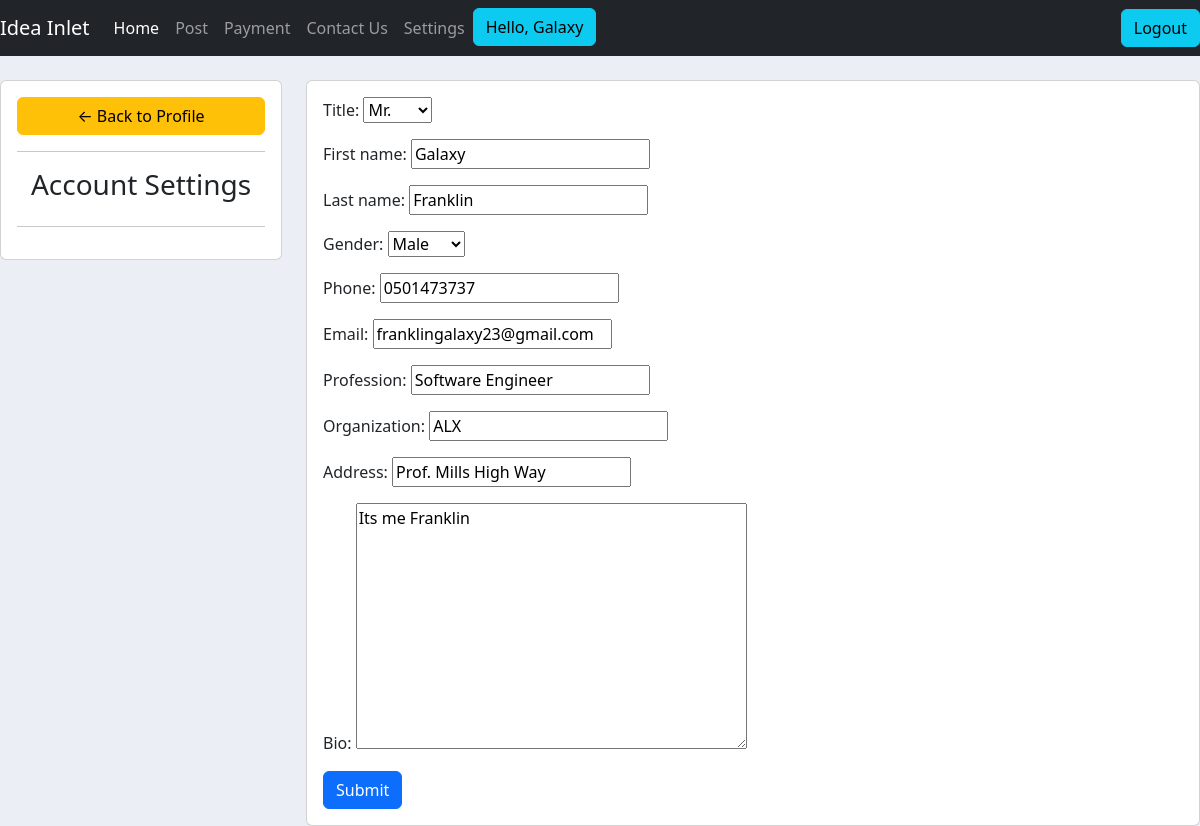
/account/ (signed in), run on the app's committed database.
### abstract/models.py (models this page shows, shortened)
class Author(models.Model):
    TITLE = (
        ("Mr.", "Mr."),
        ("Mrs", "Mrs."),
        ("Dr.", "Dr."),
        ("Prof.", "Prof."),
    )
    GENDER = (
       ("Male", "Male"),
        ("Female", "Female"),
        ("Other", "Other"),
    )
    user = models.OneToOneField(User, null=True, on_delete=models.CASCADE)
    title = models.CharField(max_length=50, choices=TITLE)
    first_name = models.CharField(max_length=200, null=True)
    last_name = models.CharField(max_length=200, null=True)
    gender = models.CharField(max_length=50, choices=GENDER)
    phone = models.CharField(max_length=200, null=True)
    email = models.EmailField(max_length=200, null=True)
    profession = models.CharField(max_length=200, null=True)
    organization = models.CharField(max_length=200, null=True)
    address = models.CharField(max_length=300, null=True)
    bio = models.TextField(max_length=600, null=True, blank=True)
    date_created = models.DateTimeField(auto_now_add=True, null=True)

### abstract/decorators.py (the view)
        def wrapper_func(request, *args, **kwargs):
            group = None
            if request.user.groups.exists():
                group = request.user.groups.all()[0].name
            if group in allowed_roles:
                return  view_func(request, *args, **kwargs)
            else:
                return render(request, 'abstract/authorize.html')

### abstract/forms.py
class AuthorForm(ModelForm):
	class Meta:
		model = Author
		fields = '__all__'
		exclude = ['user']

### abstract/views.py (called while the page is built)
@login_required(login_url='login')
@allowed_users(allowed_roles=['author'])
def accountSettings(request):
    author = request.user.author
    form = AuthorForm(instance=author)
    if request.method == 'POST':
        form = AuthorForm(request.POST, instance=author)
        if form.is_valid():
            form.save()
            return redirect('/user')
    context = {'form': form}
    return render(request, 'abstract/account_settings.html', context)

### abstract/templates/abstract/account_settings.html (shortened to what this page needs)
{%  extends 'abstract/main.html' %}
{% load static %}
{% block content %}
<br>
<div class="row">
	<div class="col-md-3">
		<div class="card card-body">
			<a class="btn btn-warning" href="{% url 'user' %}"> &#8592; Back to Profile</a>
			<hr>
			<h3 style="text-align: center">Account Settings</h3>
			<hr>
		</div>
	</div>
	<div class="col-md-9">
		<div class="card card-body">
			<form method="POST" action="" >
				{{form.as_p}}
			<input class="btn btn-primary" type="submit" name="Update Information">
			</form>
		</div>
	</div>
</div>
{% endblock %}

### abstract/templates/abstract/navbar.html (shortened to what this page needs)
{% load static %}
<nav class="navbar navbar-expand-lg navbar-dark bg-dark">
  <a class="navbar-brand" href="{% url 'home' %}">Idea Inlet</a>
  <div class="collapse navbar-collapse" id="navbarNavAltMarkup">
    <ul class="navbar-nav">
        <a class="nav-item nav-link active" href="{% url 'home' %}">Home</a>
        <a class="nav-item nav-link" href="#">Post</a>
        <a class="nav-item nav-link" href="{% url 'place-order' %}">Payment</a>
        <a class="nav-item nav-link" href="{% url 'contact' %}">Contact Us</a>
      {% if not user.is_authenticated %}
        <a class="nav-item nav-link" href="{% url 'register' %}">Register</a>
        <a class="nav-item nav-link" href="{% url 'login' %}">Login</a>
      {% else %}
        {% if request.user.author %}
        <a class="nav-link" href="{% url 'account' %}">Settings</a>
        <span><a class="btn btn-info" href="{% url 'user' %}">Hello, {{request.user}} </a>
        </span>
        {% endif %}
      </ul>
    </div>
    <span><a class="btn btn-info" href="{% url 'logout' %}"> Logout</a>
      </span>
    {% endif %}
</nav>

### abstract/static/css/main.css (style rules this page uses)
body { background-color: #ebeff5; }

### data on the page
Author: title "Mr.", first_name "Galaxy", last_name "Franklin", gender "Male", phone "0501473737", email "franklingalaxy23@gmail.com", profession "Software Engineer", organization "ALX", address "Prof. Mills High Way", bio "Its me Franklin"

### other printed values
{{ request.user }} "Galaxy"
